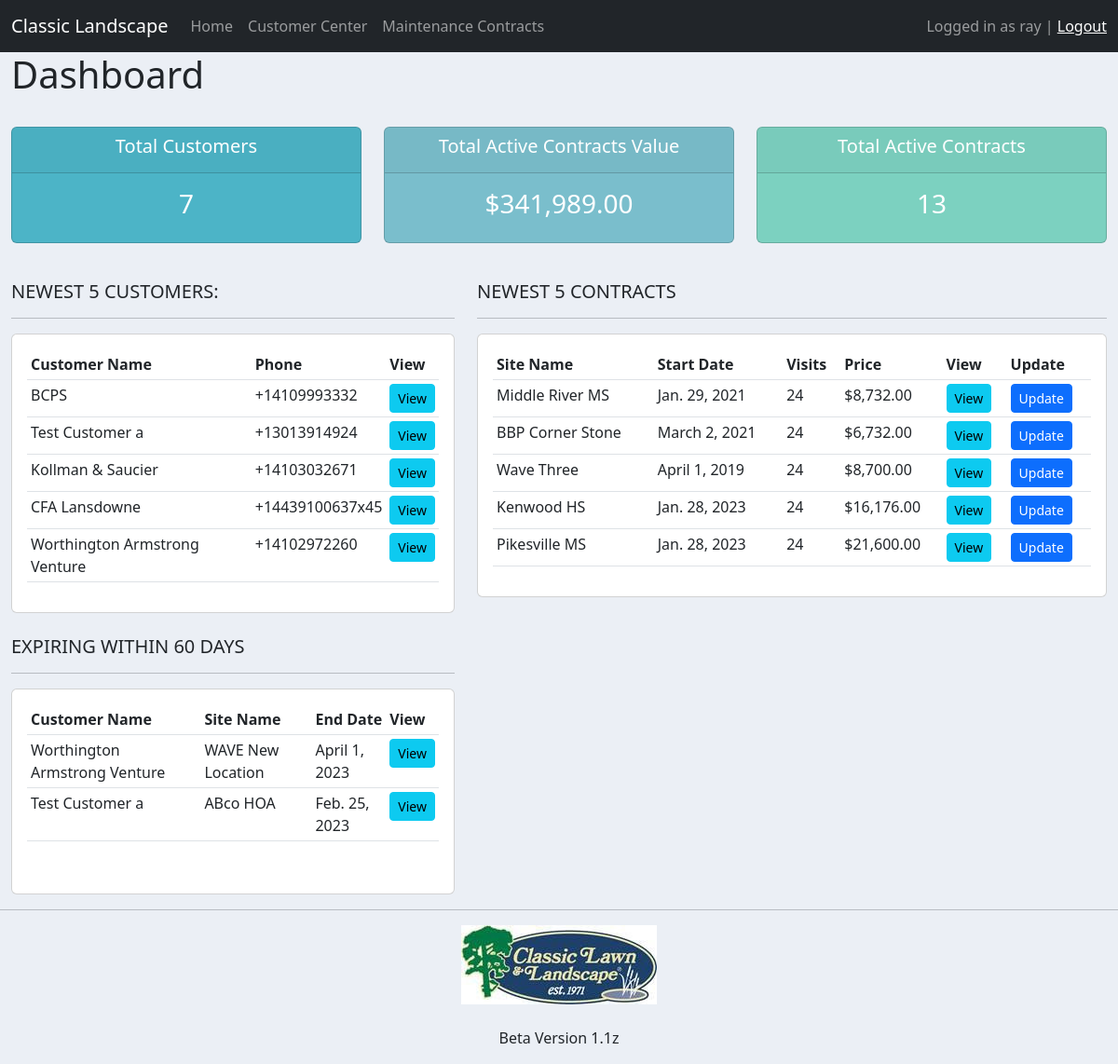
The app's page / (signed in) with its own data.
### maintenance/models.py (models this page shows, shortened)
class Customer(models.Model):
    name = models.CharField(max_length=128, null=True)
    add1 = models.CharField(max_length=128, null=True)
    add2 = models.CharField(max_length=128, null=True, blank=True)
    city = models.CharField(max_length=128, null=True)
    state = models.CharField(max_length=2, null=True, default="MD")
    zip = models.CharField(max_length=5, null=True)
    contact_name = models.CharField(max_length=100, null=True)
    phone1 = PhoneField(E164_only=False, blank=True, null=True)
    phone2 = PhoneField(blank=True, null=True)
    email = models.EmailField(max_length=254, null=True)
    date_created = models.DateTimeField(auto_now_add=True, null=True)
    notes = models.CharField(max_length=1024, null=True, blank=True)
    billing_name = models.CharField(max_length=128, blank=True, null=True)
    billing_add1 = models.CharField(max_length=128, blank=True, null=True)
    billing_add2 = models.CharField(max_length=128, blank=True, null=True)
    billing_city = models.CharField(max_length=128, blank=True, null=True)
    billing_state = models.CharField(max_length=2, blank=True, null=True)
    billing_zip = models.CharField(max_length=5, blank=True, null=True)
    billing_ref = models.CharField(max_length=128, blank=True, null=True)
    def __str__(self):
        return self.name

class Contract(models.Model):
    site_name = models.CharField(max_length=200)
    customer = models.ForeignKey(
        Customer, null=True, on_delete=models.SET_NULL)
    contract_description = models.CharField(
        max_length=200, default='Maintenance Contract')
    location = models.CharField(max_length=200)
    start_date = models.DateField(default=date.today)
    end_date = models.DateField(default=get_end_date)
    price = models.FloatField(null=True)
    payments = models.IntegerField(default=12, null=True)
    salesrep = models.ForeignKey(Soldby, null=True, on_delete=models.SET_NULL)
    notes = models.CharField(max_length=1024, null=True, blank=True)
    visits = models.IntegerField(default=24, null=True)
    sq_turf = models.IntegerField(default=0, null=True)
    sq_mulch = models.IntegerField(default=0, null=True)
    hours_total_contract = models.IntegerField(null=True)
    mulch_yd = models.IntegerField(default=0, null=True)
    mulch_color = models.ForeignKey(
        Mulchcolor, null=True, blank=True, on_delete=models.SET_NULL)
    mulch_fall = models.BooleanField(default=False)
    leaf_cleanup = models.SmallIntegerField(default=1, null=True)
    aeration_overseed = models.BooleanField(default=False)
    turf_apps = models.BooleanField(default=False)
    turf_apps_count = models.IntegerField(default=0, null=True)
    irrigation = models.BooleanField(default=False)
    flowers_spring = models.IntegerField(default=0, null=True)
    flowers_fall = models.IntegerField(default=0, null=True)
    date_created = models.DateTimeField(auto_now_add=True, null=True)

### maintenance/views.py (the view)
# urls.py: 2. Add a URL to urlpatterns:  path('', views.home, name='home')
@login_required(login_url="/login")
def home(request):
    contracts = Contract.objects.all()
    customers = Customer.objects.all()
    total_customers = customers.count()
    active_contracts = contracts.filter(
        end_date__gte=datetime.now())
    total_active_contracts = active_contracts.count()
    amounts = active_contracts.values_list('price', flat=True)
    total_contracts_value = sum(amounts)
    plus60 = date.today() + timedelta(days=60)
    today = date.today()
    expire_list = Contract.objects.filter(
        end_date__range=[today, plus60])
    myFilter = ContractFilter()
    context = {'contracts': contracts, 'customers': customers,
               'total_customers': total_customers,
               'total_contracts_value': total_contracts_value, 'expire_list': expire_list,
               'myFilter': myFilter, 'active_contracts': active_contracts, 'total_active_contracts': total_active_contracts}
    return render(request, 'maintenance/dashboard.html', context)

### maintenance/templates/maintenance/dashboard.html
{% extends 'maintenance/main.html' %}
{% load humanize %}
{% block content %}
<h1>Dashboard</h1>
{%  include 'maintenance/status.html' %}
<br>
<div class="row">
	<div class="col-md-5">
		<h5>NEWEST 5 CUSTOMERS:</h5>
		<hr>
		<div class="card card-body">
			<table class="table table-sm">
				<tr>
					<th>Customer Name</th>
					<th>Phone</th>
					<th>View</th>
				</tr>
                {% for customer in customers reversed %}
				{% if forloop.counter <= 5 %}
                <tr>
                    <td>{{customer.name}}</td>
                    <td>{{customer.phone1}}</td>
					<td><a class="btn btn-sm btn-info" href="{% url 'customer' customer.id %}">View</a></td>                </tr>
				{% endif %}
                {% endfor %}
			</table>
		</div>
	</div>
	<div class="col-md-7">
		<h5>NEWEST 5 CONTRACTS</h5>
		<hr>
		<div class="card card-body">
			<table class="table table-sm">
				<tr>
					<th>Site Name</th>
					<th>Start Date</th>
					<th>Visits</th>
					<th>Price</th>
					<th>View</th>
					<th>Update</th>
				</tr>
                {% for contract in contracts reversed %}
				{% if forloop.counter <= 5 %}
                    <tr>
                        <td>{{contract.site_name}}</td>
                        <td>{{contract.start_date}}</td>
                        <td>{{contract.visits}}</td>
                        <td>${{contract.price|floatformat:2|intcomma}}</td>
						<td><a class="btn btn-info  btn-sm btn-block" href="{% url 'view_contract' contract.id %}">View</a></td>
                        <td><a class="btn btn-primary  btn-sm btn-block" href="{% url 'update_contract' contract.id %}">Update</a></td>
                    </tr>
				{% endif %}
                {% endfor %}
			</table>
		</div>
	</div>
</div>
<br>
<div class="row">
	<div class="col-md-5">
		<h5>EXPIRING WITHIN 60 DAYS</h5 >
			<hr>
		<div class="col">
			<div class="card card-body">
				<table class="table table-sm">
					<tr>
						<th>Customer Name</th>
						<th>Site Name</th>
						<th>End Date</th>
						<th>View</th>
					</tr>
					{% for list in expire_list %}
					<tr>
						<td>{{list.customer}}</td>
						<td>{{list.site_name}}</td>
						<td>{{list.end_date}}</td>
						<td><a class="btn btn-sm btn-info" href="{% url 'view_contract' list.id %}">View</a></td>
					    </tr>
					{% endfor %}
				</table>
				<br>
			</div>
		</div>
	</div>
</div>
{% endblock %}

### maintenance/templates/maintenance/navbar.html (shortened to what this page needs)
{% load static %}
<nav class="navbar navbar-expand-lg navbar-dark bg-dark">
  <div class="container-fluid">
    <a class="navbar-brand" href="#">Classic Landscape</a>
    <div class="collapse navbar-collapse" id="navbarText">
      <ul class="navbar-nav me-auto mb-2 mb-lg-0">
        <li class="nav-item">
          <a class="nav-link" aria-current="page" href="/home">Home</a>
        </li>
        <li class="nav-item">
          <a class="nav-link" href="/customers">Customer Center</a>
        </li>
        <li class="nav-item">
          <a class="nav-link" href="/maintenance/">Maintenance Contracts</a>
        </li>
      </ul>
      <span class="navbar-text">
      {% if user.is_authenticated %}
      <span class="hello-msg">Logged in as {{user.username}} | <a href="/logout">Logout</a></span>
      {% else %}
        <a href="/login">Login</a>
      {% endif%}
      </span>
    </div>
  </div>
</nav>

### static/css/main.css (style rules this page uses)
body { background-color: #ebeff5; }

### records on screen
Customer: name "BCPS", phone1 "+14109993332"
Customer: name "Test Customer a", phone1 "+13013914924"
Customer: name "Kollman & Saucier", phone1 "+14103032671"
Customer: name "CFA Lansdowne", phone1 "+14439100637x45"
Customer: name "Worthington Armstrong Venture", phone1 "+14102972260"
Contract: site_name "Middle River MS", start_date "Jan. 29, 2021", visits "24", price "8,732.00"
Contract: site_name "BBP Corner Stone", start_date "March 2, 2021", visits "24", price "6,732.00"
Contract: site_name "Wave Three", start_date "April 1, 2019", visits "24", price "8,700.00"
Contract: site_name "Kenwood HS", start_date "Jan. 28, 2023", visits "24", price "16,176.00"
Contract: site_name "Pikesville MS", start_date "Jan. 28, 2023", visits "24", price "21,600.00"
Contract: customer "Worthington Armstrong Venture", site_name "WAVE New Location", end_date "April 1, 2023"
Contract: customer "Test Customer a", site_name "ABco HOA", end_date "Feb. 25, 2023"

### other values on screen
{{ user.username }} "ray"
{{ total_customers }} "7"
{{ total_contracts_value|floatformat:2|intcomma }} "341,989.00"
{{ total_active_contracts }} "13"
